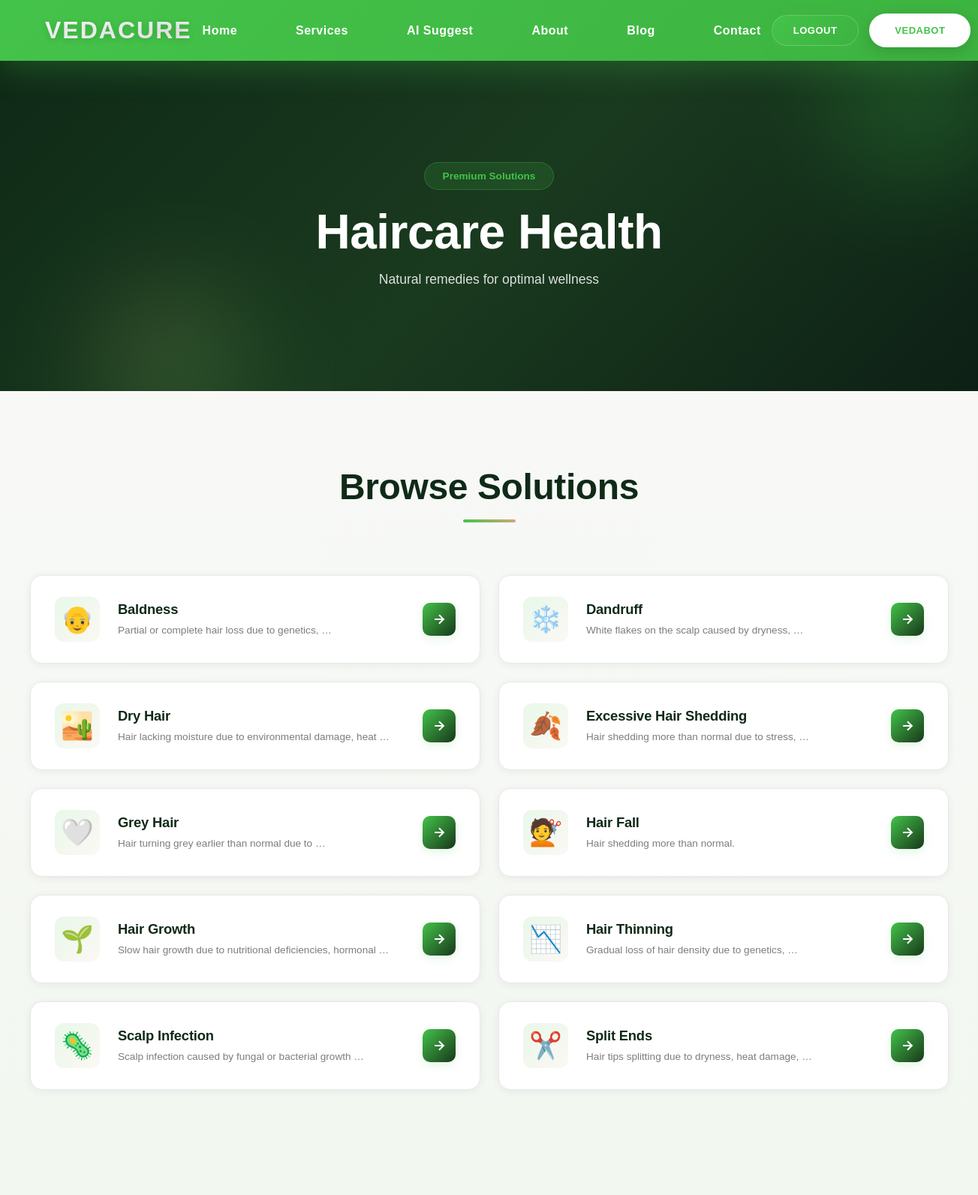
The page /category/haircare-health/ (signed in) on the database its author committed.
### remedies/models.py (models this page shows, shortened)
class Category(models.Model):
    name = models.CharField(max_length=100)
    slug = models.SlugField(max_length=100, unique=True)
    description = models.TextField(blank=True)

class Problem(models.Model):
    category = models.ForeignKey(
        Category,
        on_delete=models.CASCADE,
        related_name="problems"
    )
    name = models.CharField(max_length=100)
    about_problem = models.TextField()
    symptoms = models.TextField()
    short_description = models.TextField(blank=True)

### remedies/views.py (the view)
# urls.py: path("category/<slug:slug>/", category_detail, name="category_detail"),
def category_detail(request, slug):
    try:
        category = Category.objects.get(slug=slug)
        problems = Problem.objects.filter(category=category).order_by('name')
        return render(request, "category.html", {
            "category_name": category.name,
            "problems": problems,
            "slug": slug
        })
    except Category.DoesNotExist:
        return render(request, "404.html")

### remedies/templates/category.html (shortened to what this page needs)
{% extends "base.html" %}
{% block content %}
<section class="category-hero-modern">
    <div class="category-hero-modern-bg">
        <div class="category-orb category-orb-1"></div>
        <div class="category-orb category-orb-2"></div>
    </div>
    <div class="category-hero-modern-content">
        <div class="category-badge">Premium Solutions</div>
        <h1 class="category-hero-modern-title">{{ category_name }}</h1>
        <p class="category-hero-modern-subtitle">Natural remedies for optimal wellness</p>
    </div>
</section>
<section class="category-problems-section">
    <div class="category-problems-container">
        <div class="category-section-header">
            <h2 class="category-grid-title">Browse Solutions</h2>
            <div class="category-header-line"></div>
        </div>
        {% if problems %}
            <div class="category-problems-grid-modern">
                {% for problem in problems %}
                    <a href="{% url 'problem_detail' problem.name %}" class="category-problem-card-modern">
                        <div class="card-modern-bg"></div>
                        <div class="card-modern-icon">
                            {% if "Hair Fall" in problem.name %}
                                💇
                            {% elif "Dandruff" in problem.name %}
                                ❄️
                            {% elif "Hair Growth" in problem.name %}
                                🌱
                            {% elif "Dry Hair" in problem.name %}
                                🏜️
                            {% elif "Split Ends" in problem.name %}
                                ✂️
                            {% elif "Hair Thinning" in problem.name %}
                                📉
                            {% elif "Scalp Infection" in problem.name %}
                                🦠
                            {% elif "Grey Hair" in problem.name %}
                                🤍
                            {% elif "Baldness" in problem.name %}
                                👴
                            {% elif "Excessive Hair Shedding" in problem.name %}
                                🍂
                            {% elif "Acne" in problem.name or "Pimples" in problem.name %}
                                🧴
                            {% elif "Blackheads" in problem.name %}
                                ⚫
                            {% elif "Dull Skin" in problem.name %}
                                😐
                            {% elif "Dry Skin" in problem.name %}
                                🏜️
                            {% elif "Oily Skin" in problem.name %}
                                💧
                            {% elif "Rashes" in problem.name %}
                                🌡️
                            {% elif "Skin Redness" in problem.name %}
                                🔴
                            {% elif "Sun Tan" in problem.name %}
                                ☀️
                            {% elif "Stretch Marks" in problem.name %}
                                〰️
                            {% elif "Irregular Periods" in problem.name %}
                                🔄
                            {% elif "Painful Period" in problem.name %}
                                😣
                            {% elif "Menstrual Cramps" in problem.name %}
                                ⚡
                            {% elif "Heavy Periods" in problem.name %}
                                🩸
                            {% elif "White Discharge" in problem.name %}
                                💧
                            {% elif "Hormonal Imbalance" in problem.name %}
                                ⚖️
                            {% elif "PCOS Symptoms" in problem.name %}
                                🧬
                            {% elif "Menopause Symptoms" in problem.name %}
                                🌙
                            {% elif "Mood Swings" in problem.name %}
                                🎭
                            {% elif "Back Pain During Periods" in problem.name %}
                                🦴
                            {% elif "Weak Immunity" in problem.name %}
                                🛡️
                            {% elif "Frequent Illness" in problem.name %}
                                🤒
                            {% elif "Low Energy" in problem.name %}
                                🔋
                            {% elif "Fatigue" in problem.name %}
                                😴
                            {% elif "Tiredness" in problem.name %}
                                🥱
                            {% elif "Weakness After Illness" in problem.name %}
                                🩹
                            {% elif "Seasonal Allergies" in problem.name %}
                                🤧
                            {% elif "Poor Stamina" in problem.name %}
                                🏃‍♂️
                            {% elif "Common Cold" in problem.name %}
                                🤧
                            {% elif "Seasonal Flu" in problem.name %}
                                🤒
                            {% elif "Runny Nose" in problem.name %}
                                👃
                            {% elif "Blocked Nose" in problem.name %}
                                😮‍💨
                            {% elif "Sneezing" in problem.name %}
                                🤧
                            {% elif "Dry Cough" in problem.name %}
                                😷
                            {% elif "Wet Cough" in problem.name %}
                                🫁
                            {% elif "Throat Pain" in problem.name %}
                                🔥
                            {% elif "Hoarseness of Voice" in problem.name %}
                                🎤
                            {% elif "Chills" in problem.name %}
                                🥶
                            {% elif "Eye Strain" in problem.name %}
                                👀
                            {% elif "Dry Eyes" in problem.name %}
                                🫧
                            {% elif "Burning Eyes" in problem.name %}
                                🔥
                            {% elif "Red Eyes" in problem.name %}
                                🔴
                            {% elif "Ear Pain" in problem.name and "Mild" in problem.name %}
                                👂
                            {% elif "Ear Blockage" in problem.name %}
                                🎧
                            {% elif "Nose Pain" in problem.name %}
                                👃
                            {% elif "Nose Bleeding" in problem.name %}
                                🩸
                            {% elif "Throat Infection" in problem.name %}
                                🦠
                            {% elif "Tonsil Irritation" in problem.name %}
                                🫁
                            {% elif "Indigestion" in problem.name %}
                                🤢
                            {% elif "Common Stomach Pain" in problem.name %}
                                🤕
                            {% elif "Bloating" in problem.name %}
                                🎈
                            {% elif "Abdominal Cramps" in problem.name %}
                                ⚡
                            {% elif "Loose Motion" in problem.name %}
                                🚽
                            {% elif "Vomiting" in problem.name %}
                                🤮
                            {% elif "Diarrhea" in problem.name %}
                                💧
                            {% elif "Nausea" in problem.name %}
                                🤢
                            {% elif "Stress" in problem.name %}
                                😣
                            {% elif "Anxiety" in problem.name %}
                                😰
                            {% elif "Mental Fatigue" in problem.name %}
                                😴
                            {% elif "Brain Fog" in problem.name %}
                                🌫️
                            {% elif "Poor Concentration" in problem.name %}
                                🎯
                            {% elif "Headache" in problem.name %}
                                🤕
                            {% elif "Migraine" in problem.name %}
                                ⚡
                            {% elif "Insomnia" in problem.name %}
                                🌙
                            {% elif "Sleep Disturbance" in problem.name %}
                                🛌
                            {% elif "Nervous Weakness" in problem.name %}
                                🧠
                            {% elif "Body Pain" in problem.name %}
                                🤕
                            {% elif "Muscle Stiffness" in problem.name %}
                                💪
                            {% elif "Swelling in Joints" in problem.name %}
                                🦴
                            {% elif "Elbow Pain" in problem.name %}
                                🦾
                            {% elif "Back Pain" in problem.name %}
                                🧍‍♂️
                            {% elif "Joint Pain" in problem.name %}
                                🦴
                            {% elif "Neck Pain" in problem.name %}
                                🧑‍⚕️
                            {% elif "Knee Pain" in problem.name %}
                                🦵
                            {% elif "Arthritis" in problem.name %}
                                🦴
                            {% elif "Frozen Shoulder" in problem.name %}
                                🧊
                            {% elif "Toothache" in problem.name %}
                                🦷
                            {% elif "Gum Pain" in problem.name %}
                                😬
                            {% elif "Bleeding Gums" in problem.name %}
                                🩸
                            {% elif "Mouth Ulcers" in problem.name %}
                                😣
                            {% elif "Bad Breath" in problem.name %}
                                😮‍💨
                            {% elif "Oral Infections" in problem.name and "Mild" in problem.name %}
                                🦠
                            {% else %}
                                🌿
                            {% endif %}
                        </div>
                        <div class="card-modern-body">
                            <h3 class="card-modern-title">{{ problem.name }}</h3>
                            <p class="card-modern-description">{{ problem.short_description|truncatewords:8 }}</p>
                        </div>
                        <div class="card-modern-arrow">
                            <svg width="20" height="20" viewBox="0 0 24 24" fill="none" stroke="currentColor" stroke-width="2.5">
                                <line x1="5" y1="12" x2="19" y2="12"></line>
                                <polyline points="12 5 19 12 12 19"></polyline>
                            </svg>
                        </div>
                    </a>
                {% endfor %}
            </div>
        {% endif %}
    </div>
</section>
{% endblock %}

### rows shown on the page
Category: name "Haircare Health"
Problem: name "Baldness", short_description "Partial or complete hair loss due to genetics, …"
Problem: name "Dandruff", short_description "White flakes on the scalp caused by dryness, …"
Problem: name "Dry Hair", short_description "Hair lacking moisture due to environmental damage, heat …"
Problem: name "Excessive Hair Shedding", short_description "Hair shedding more than normal due to stress, …"
Problem: name "Grey Hair", short_description "Hair turning grey earlier than normal due to …"
Problem: name "Hair Fall", short_description "Hair shedding more than normal."
Problem: name "Hair Growth", short_description "Slow hair growth due to nutritional deficiencies, hormonal …"
Problem: name "Hair Thinning", short_description "Gradual loss of hair density due to genetics, …"
Problem: name "Scalp Infection", short_description "Scalp infection caused by fungal or bacterial growth …"
Problem: name "Split Ends", short_description "Hair tips splitting due to dryness, heat damage, …"
